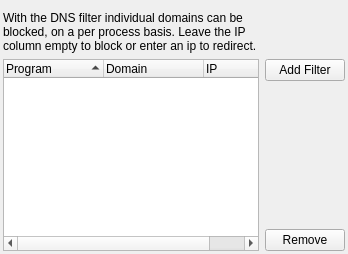
           <widget class="QWidget" name="tabDNS">
            <attribute name="title">
             <string>DNS Filter</string>
            </attribute>
            <layout class="QGridLayout" name="gridLayout_66">
             <property name="leftMargin">
              <number>3</number>
             </property>
             <property name="rightMargin">
              <number>3</number>
             </property>
             <property name="bottomMargin">
              <number>3</number>
             </property>
             <item row="0" column="0">
              <layout class="QGridLayout" name="gridLayout_65">
               <item row="0" column="0">
                <widget class="QLabel" name="label_19">
                 <property name="text">
                  <string>With the DNS filter individual domains can be blocked, on a per process basis. Leave the IP column empty to block or enter an ip to redirect.</string>
                 </property>
                 <property name="wordWrap">
                  <bool>true</bool>
                 </property>
                </widget>
               </item>
               <item row="2" column="1">
                <spacer name="verticalSpacer_32">
                 <property name="orientation">
                  <enum>Qt::Vertical</enum>
                 </property>
                 <property name="sizeHint" stdset="0">
                  <size>
                   <width>20</width>
                   <height>40</height>
                  </size>
                 </property>
                </spacer>
               </item>
               <item row="1" column="1">
                <widget class="QPushButton" name="btnAddDns">
                 <property name="text">
                  <string>Add Filter</string>
                 </property>
                </widget>
               </item>
               <item row="1" column="0" rowspan="3">
                <widget class="QTreeWidget" name="treeDns">
                 <property name="sortingEnabled">
                  <bool>true</bool>
                 </property>
                 <column>
                  <property name="text">
                   <string>Program</string>
                  </property>
                 </column>
                 <column>
                  <property name="text">
                   <string>Domain</string>
                  </property>
                 </column>
                 <column>
                  <property name="text">
                   <string>IP</string>
                  </property>
                 </column>
                </widget>
               </item>
               <item row="3" column="1">
                <widget class="QPushButton" name="btnDelDns">
                 <property name="text">
                  <string>Remove</string>
                 </property>
                </widget>
               </item>
              </layout>
             </item>
            </layout>
           </widget>
